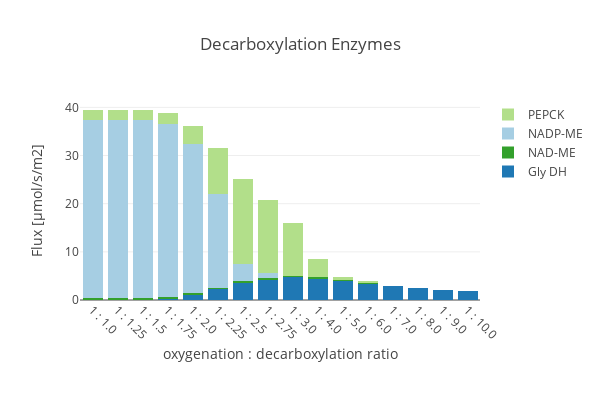

The cell this chart's notebook holds for it:
### Code cell
create_bar_plot_rxn(D_fba, D_exp,
                    {'[B]_MalDH4_h': 'NADP-ME', '[B]_MalDH2_m': 'NAD-ME', '[B]_PEPC1_c': 'PEPCK', '[B]_GlyDH_m': 'Gly DH'},
                    'Decarboxylation Enzymes', 'oxygenation : decarboxylation ratio',
                    c=True, stacked = True, save_fig=save_fig)

### Figure 1 — Plotly figure (JSON) as saved in the notebook; plotly's stock layout.template omitted (floating-point values rounded to 4 significant figures)
{"data": [{"marker": {"color": "rgb(31,120,180)"}, "name": "Gly DH", "type": "bar", "uid": "cb382939-77e0-4453-841f-398fe74037dc", "x": ["1 : 1.0", "1 : 1.25", "1 : 1.5", "1 : 1.75", "1 : 2.0", "1 : 2.25", "1 : 2.5", "1 : 2.75", "1 : 3.0", "1 : 4.0", "1 : 5.0", "1 : 6.0", "1 : 7.0", "1 : 8.0", "1 : 9.0", "1 : 10.0"], "y": [0.004185, 0.004185, 0.004185, 0.2457, 1.096, 2.251, 3.576, 4.156, 4.687, 4.421, 3.846, 3.229, 2.814, 2.47, 2.164, 1.916]}, {"marker": {"color": "rgb(51,160,44)"}, "name": "NAD-ME", "type": "bar", "uid": "71ac3a43-0d36-45de-8a3a-6c1f7f1d78f1", "x": ["1 : 1.0", "1 : 1.25", "1 : 1.5", "1 : 1.75", "1 : 2.0", "1 : 2.25", "1 : 2.5", "1 : 2.75", "1 : 3.0", "1 : 4.0", "1 : 5.0", "1 : 6.0", "1 : 7.0", "1 : 8.0", "1 : 9.0", "1 : 10.0"], "y": [0.3222, 0.3222, 0.3222, 0.3222, 0.3222, 0.3222, 0.3222, 0.3222, 0.3222, 0.3222, 0.3222, 0.3222, 0.08811, 0, 0, 0]}, {"marker": {"color": "rgb(166,206,227)"}, "name": "NADP-ME", "type": "bar", "uid": "6a31637c-377c-4e34-9894-b5aee6a38d75", "x": ["1 : 1.0", "1 : 1.25", "1 : 1.5", "1 : 1.75", "1 : 2.0", "1 : 2.25", "1 : 2.5", "1 : 2.75", "1 : 3.0", "1 : 4.0", "1 : 5.0", "1 : 6.0", "1 : 7.0", "1 : 8.0", "1 : 9.0", "1 : 10.0"], "y": [37.14, 37.14, 37.14, 36.0, 31.0, 19.5, 3.611, 1.071, 0, 0, 0, 0, 0, 0, 0, 0]}, {"marker": {"color": "rgb(178,223,138)"}, "name": "PEPCK", "type": "bar", "uid": "0020f8ef-7514-4db7-80e2-719f1f0daf75", "x": ["1 : 1.0", "1 : 1.25", "1 : 1.5", "1 : 1.75", "1 : 2.0", "1 : 2.25", "1 : 2.5", "1 : 2.75", "1 : 3.0", "1 : 4.0", "1 : 5.0", "1 : 6.0", "1 : 7.0", "1 : 8.0", "1 : 9.0", "1 : 10.0"], "y": [1.992, 1.992, 1.992, 2.286, 3.771, 9.521, 17.66, 15.23, 11.03, 3.796, 0.712, 0.4357, 0.02574, 0, 0, 0]}], "layout": {"barmode": "stack", "height": 400, "margin": {"b": 100}, "title": {"text": "Decarboxylation Enzymes"}, "width": 600, "xaxis": {"tickangle": 45, "title": {"text": "oxygenation : decarboxylation ratio"}}, "yaxis": {"autorange": true, "title": {"text": "Flux [µmol/s/m2]"}}}}
